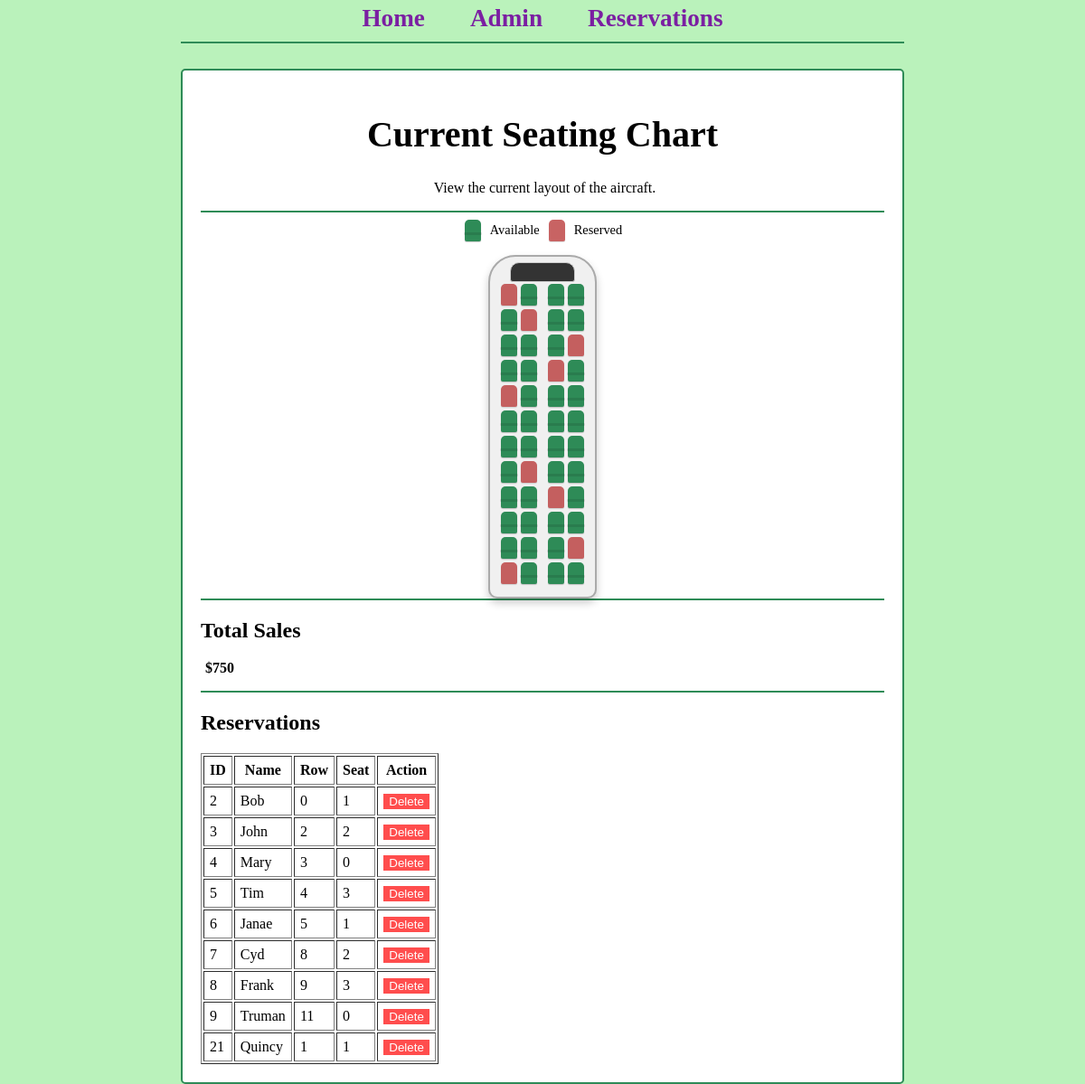
The page /admin (signed in) on the database its author committed.
### tables this page shows
CREATE TABLE reservations (
    id INTEGER PRIMARY KEY AUTOINCREMENT,
    passengerName TEXT NOT NULL,
    seatRow INTEGER NOT NULL,
    seatColumn INTEGER NOT NULL,
    eTicketNumber TEXT NOT NULL,
    created TIMESTAMP NOT NULL DEFAULT CURRENT_TIMESTAMP
);

### main.py (the view, shortened to what this page needs)
@app.route('/admin', methods=['GET', 'POST'])
def admin():
    if session.get('admin_logged_in'):
        chart = get_seating_chart()
        total_sales = calculate_total_sales()
        conn = get_db_connection()
        all_reservations = conn.execute(
            "SELECT id, passengerName, seatRow, seatColumn FROM reservations"
        ).fetchall()
        conn.close()
        return render_template('admin.html',
                               chart_to_display=chart,
                               total_sales=total_sales,
                               all_reservations=all_reservations
                            )
    else:
        return render_template('admin.html', chart_to_display=None)

### main.py (called while the page is built)
def get_db_connection():
    conn = sqlite3.connect('reservations.db')
    conn.row_factory = sqlite3.Row
    return conn

def get_seating_chart():
    seating_chart = [['O'] * 4 for _ in range(12)]
    db = get_db_connection()
    seats = db.execute('SELECT seatRow, seatColumn FROM reservations').fetchall()
    for seat in seats:
        row = seat[0]
        col = seat[1]
        seating_chart[row - 1][col - 1] = 'X'
    db.close()
    return seating_chart

def get_cost_matrix():
    cost_matrix = [[100, 75, 50, 100] for _ in range(12)]
    return cost_matrix

def calculate_total_sales():
    cost_matrix = get_cost_matrix()
    conn = get_db_connection()
    reservations = conn.execute(
        "SELECT seatRow, seatColumn FROM reservations"
    ).fetchall()
    conn.close()
    total = 0
    for r in reservations:
        row = r["seatRow"] - 1
        col = r["seatColumn"] - 1
        total += cost_matrix[row][col]
    return total

### templates/admin.html (shortened to what this page needs)
{% extends 'base.html' %}
{% block extra_css %}
    <link rel="stylesheet" href="{{ url_for('static', filename='chart.css') }}">
{% endblock %}
{% block content %}
    {% if chart_to_display %}
    <h1>Current Seating Chart</h1>
    <p style="text-align: center;">View the current layout of the aircraft.</p>
    <hr>
    <div class="legend">
        <div class="seat available"></div> <span>Available</span>
        <div class="seat taken"></div> <span>Reserved</span>
    </div>
    <div class="fuselage">
        <div class="cockpit"></div>
        {% for row in chart_to_display %}
            {% set row_num = loop.index %}
            <div class="row">
                {% for seat in row %}
                    {% set seat_num = loop.index %}
                    {% if seat == 'O' %}
                        <div class="seat available"
                                data-row="{{ row_num }}"
                                data-seat="{{ seat_num }}">
                        </div>
                    {% else %}
                        <div class="seat taken"
                                data-row="{{ row_num }}"
                                data-seat="{{ seat_num }}">
                        </div>
                    {% endif %}
                {% endfor %}
            </div>
        {% endfor %}
    </div>
    <hr>
    <h2>Total Sales</h2>
    <p><strong>${{ total_sales }}</strong></p>
    <hr>
    <h2>Reservations</h2>
    <table border="1" cellpadding="6">
        <tr>
            <th>ID</th>
            <th>Name</th>
            <th>Row</th>
            <th>Seat</th>
            <th>Action</th>
        </tr>
        {% for r in all_reservations %}
        <tr>
            <td>{{ r.id }}</td>
            <td>{{ r.passengerName }}</td>
            <td>{{ r.seatRow }}</td>
            <td>{{ r.seatColumn }}</td>
            <td>
                <form action="{{ url_for('delete_reservation', reservation_id=r.id) }}" method="POST" style="margin:0;">
                    <button type="submit"
                            style="background-color: rgb(255, 77, 77); color: white; border: none;"
                            onclick="return confirm('Are you sure you want to delete this item?');">
                            Delete
                    </button>
                </form>
            </td>
        </tr>
        {% endfor %}
    </table>
    {% endif %}
{% endblock %}

### templates/base.html (shortened to what this page needs)
<!DOCTYPE html>
<html lang="en">
<head>
    <link rel="stylesheet" href="{{ url_for('static', filename='style.css') }}">
    {% block extra_css %}{% endblock %}
</head>
<body>
    <nav>
        <a href="{{ url_for('index') }}">Home</a>
        <a href="{{ url_for('admin') }}">Admin</a>
        <a href="{{ url_for('reservations') }}">Reservations</a>
    </nav>
    <hr>
    <div class="content">
        {% block content %} {% endblock %}
    </div>
</body>
</html>

### static/style.css (style rules this page uses)
html, body { height: 100%; background-color: #baf2bb; margin: 0; padding: 0; display: flex; flex-direction: column; align-items: center; }
label, p { margin-left: 5px; }
.content { width: 800px; padding: 20px; background-color: white; border: 2px solid #2E8B57; border-radius: 5px; margin-top: 20px; box-sizing: border-box; }
h1 { text-align: center; font-size: 2.5em; }
hr { border: none; border-top: 2px solid #2E8B57; width: 100%; margin-top: 0; }
nav { width: 800px; display: flex; justify-content: center; gap: 30px; margin-top: 0px; margin-bottom: 5px; }
nav a { text-decoration: none; color: #7B1FA2; font-size: 1.7em; font-weight: bold; padding: 5px 10px; transition: color 0.3s; }

### static/chart.css (style rules this page uses)
.fuselage { background-color: #f0f0f0; border: 2px solid #aaa; border-radius: 30px 30px 10px 10px; padding: 30px 10px 10px 10px; width: fit-content; margin: 0 auto; box-shadow: 0 5px 10px rgba(0,0,0,0.2); position: relative; }
.cockpit { height: 20px; width: 70px; background-color: #333; border-radius: 10px 10px 3px 3px; position: absolute; top: 6px; left: 50%; transform: translateX(-50%); border: 1px solid #ccc; }
.row { display: flex; justify-content: center; margin-bottom: 4px; }
.seat { width: 18px; height: 24px; margin: 0 2px; border-top-left-radius: 5px; border-top-right-radius: 5px; border-bottom-left-radius: 2px; border-bottom-right-radius: 2px; position: relative; box-shadow: 0 1px 1px rgba(0,0,0,0.2); }
.seat:nth-child(2) { margin-right: 10px; }
.seat.available { background-color: #2E8B57; }
.seat.available::after { content: ''; position: absolute; top: 14px; left: -1px; right: -1px; height: 3px; background-color: rgba(0,0,0,0.1); border-radius: 1px; }
.seat.taken { background-color: #B22222; opacity: 0.7; }
.legend { display: flex; justify-content: center; align-items: center; gap: 8px; margin-bottom: 15px; font-size: 0.9em; }

### rows shown on the page
reservations: id "2", passengerName "Bob", seatRow "0", seatColumn "1"
reservations: id "3", passengerName "John", seatRow "2", seatColumn "2"
reservations: id "4", passengerName "Mary", seatRow "3", seatColumn "0"
reservations: id "5", passengerName "Tim", seatRow "4", seatColumn "3"
reservations: id "6", passengerName "Janae", seatRow "5", seatColumn "1"
reservations: id "7", passengerName "Cyd", seatRow "8", seatColumn "2"
reservations: id "8", passengerName "Frank", seatRow "9", seatColumn "3"
reservations: id "9", passengerName "Truman", seatRow "11", seatColumn "0"
reservations: id "21", passengerName "Quincy", seatRow "1", seatColumn "1"

### other values the page prints
{{ total_sales }} "750"
